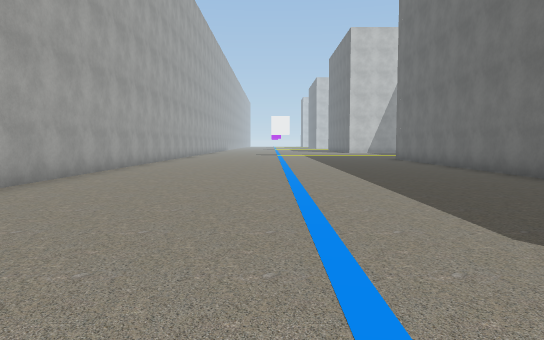
View 1 (above)

23 first-person views from a walk through a Unity game level. The camera is 1.4 m above the floor, tilts 4° down and sees 70° across. The floor is counted in squares, 2 m on a side. Each view is taken from the middle of a square. On the plan, view 1 faces up. The plan holds only what a view shows up to about 11 squares ahead; the rest is blank. The place goes on beyond the plan. Some surface patterns are stand-ins.

View 2
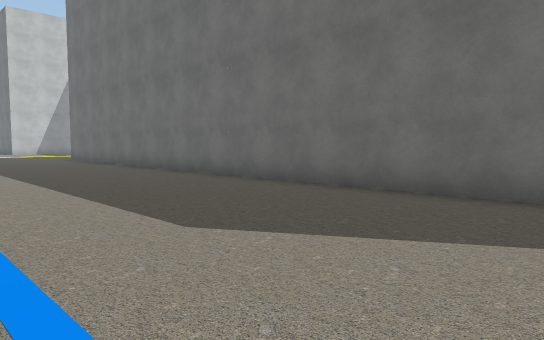

View 3
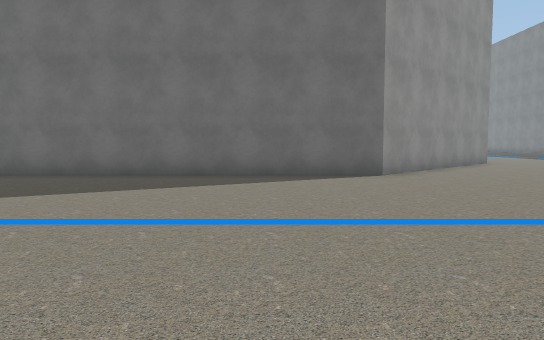

View 4
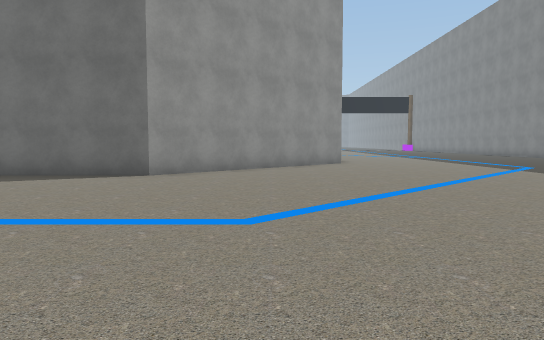

View 5
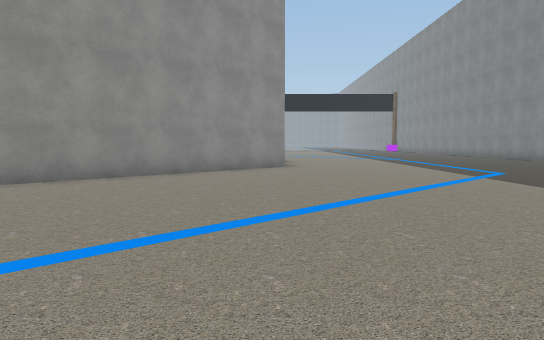

View 6
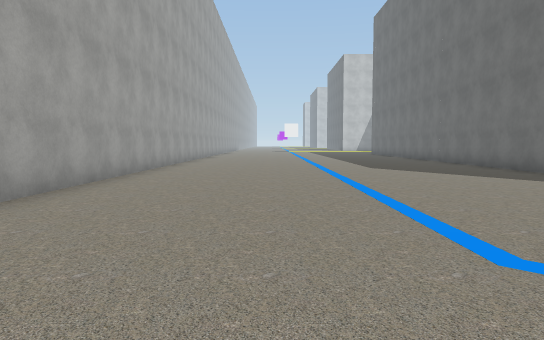

View 7
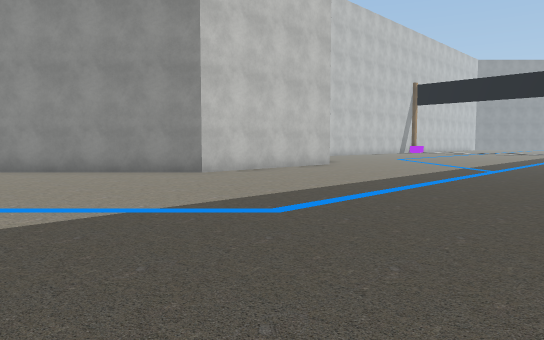

View 8
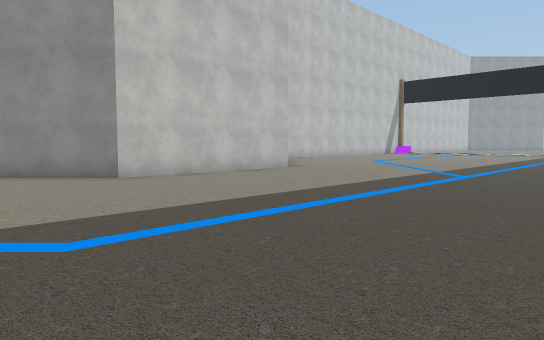

View 9
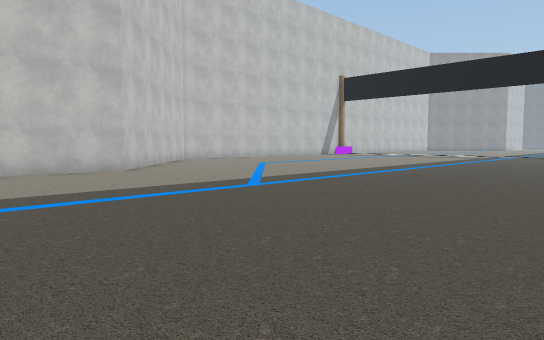

View 10
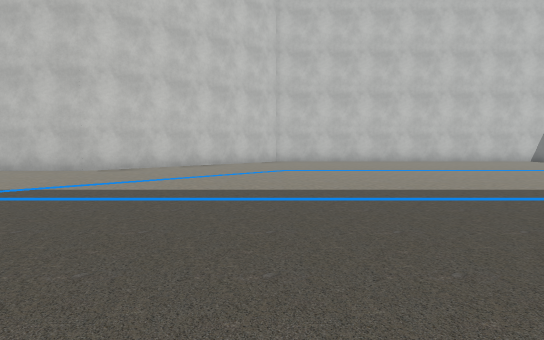

View 11
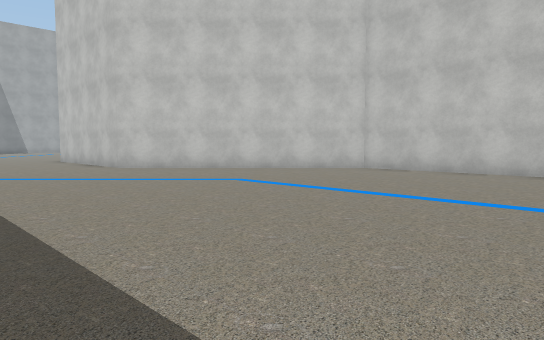

View 12
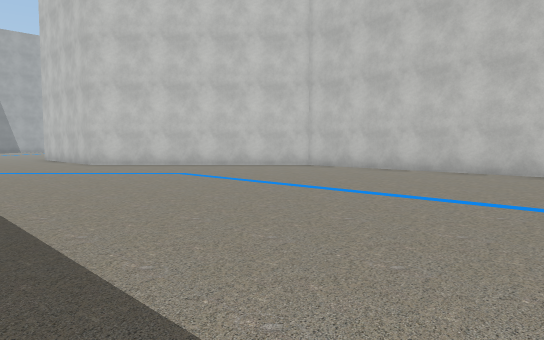

View 13
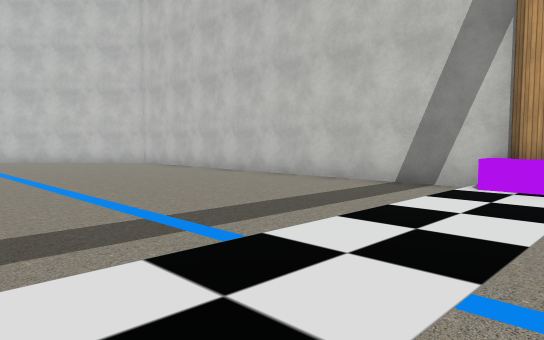

View 14
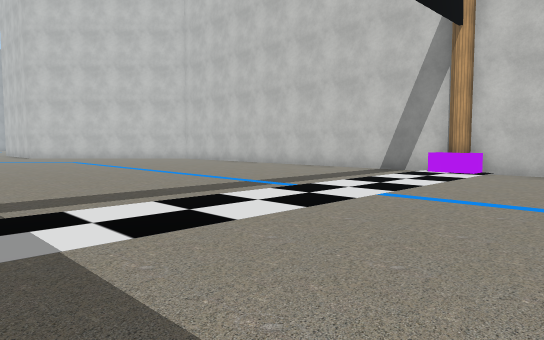

View 15
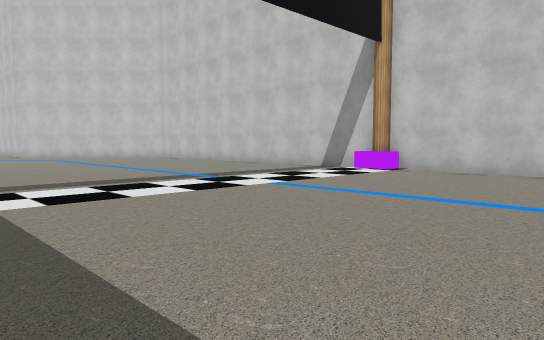

View 16
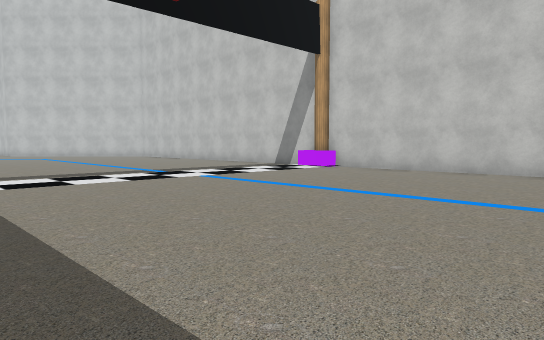

View 17
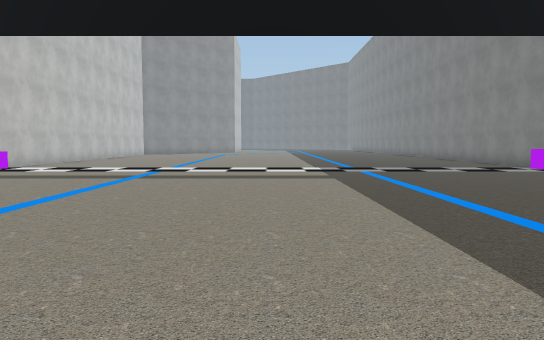

View 18
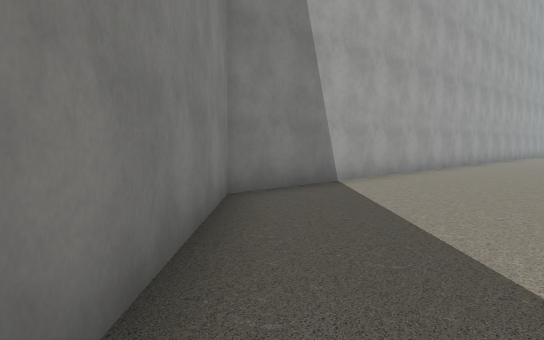

View 19
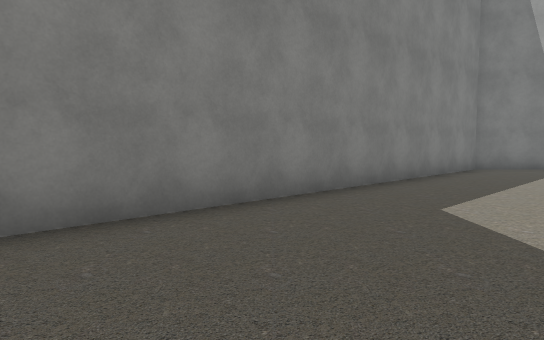

View 20
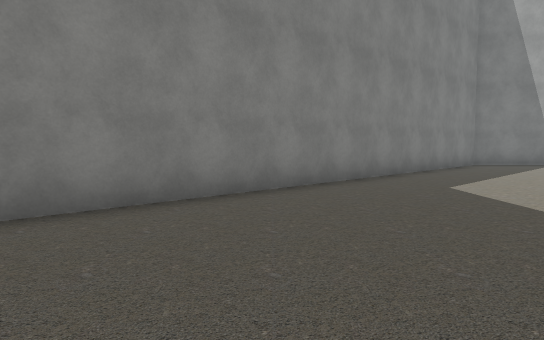

View 21
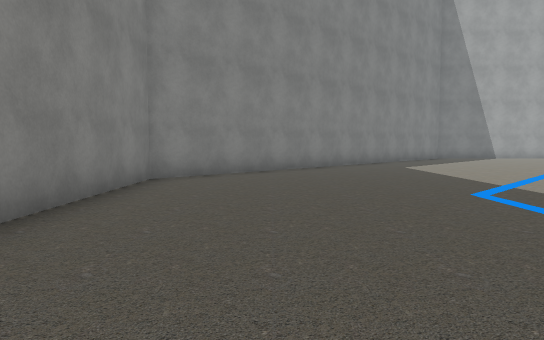

View 22
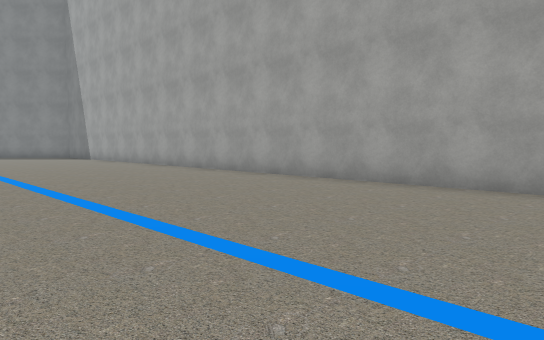

View 23
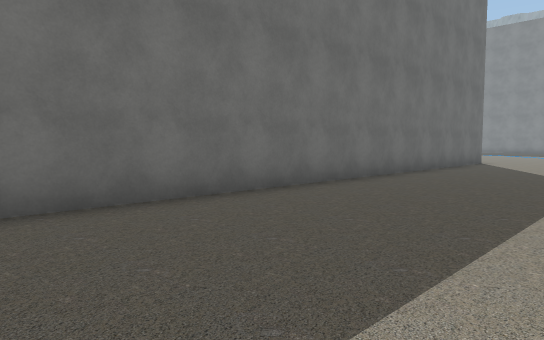

### Floor plan
Points are (right, up) in squares from view 1. A wall is a line through its corners. A room is listed if a view was taken in it or the views show most of it. See-through windows are left out.
Room 1 (views 1, 2, 3, 4, 5, 6, 7, 8, 9, 10, 11, 12, 13, 14, 15, 16, 17, 18, 19, 20, 21, 22, 23)
walls: (31.5, -3.5) (20.2, -3.5) (15.3, -8.4) (10.3, -8.4) (5.3, -3.4) (5.3, 11.1); (37.4, -3.5) (31.9, -3.5); (-4.2, 11.1) (-4.2, -8.7) (5.5, -18.4) (6.1, -18.4)
objects: other object (31, -18) to (32, -18); other object (31, -4) to (32, -4)

Positions as (right, up) in squares from view 1, and headings:
1: (0, 0), facing up
2: (0, 0), facing up-right
3: (-3, -1), facing right
4: (-3, -6), facing right
5: (-1, -8), facing right
6: (-1, -8), facing up
7: (5, -16), facing up-right
8: (7, -16), facing up-right
9: (11, -18), facing up-right
10: (20, -18), facing up
11: (26, -13), facing up-left
12: (28, -13), facing up-left
13: (33, -10), facing up-left
14: (35, -13), facing up-left
15: (37, -13), facing up-left
16: (39, -13), facing up-left
17: (22, -11), facing right
18: (0, -12), facing up-left
19: (6, -14), facing left
20: (8, -15), facing left
21: (13, -16), facing left
22: (2, 11), facing down-left
23: (1, 11), facing down-right
